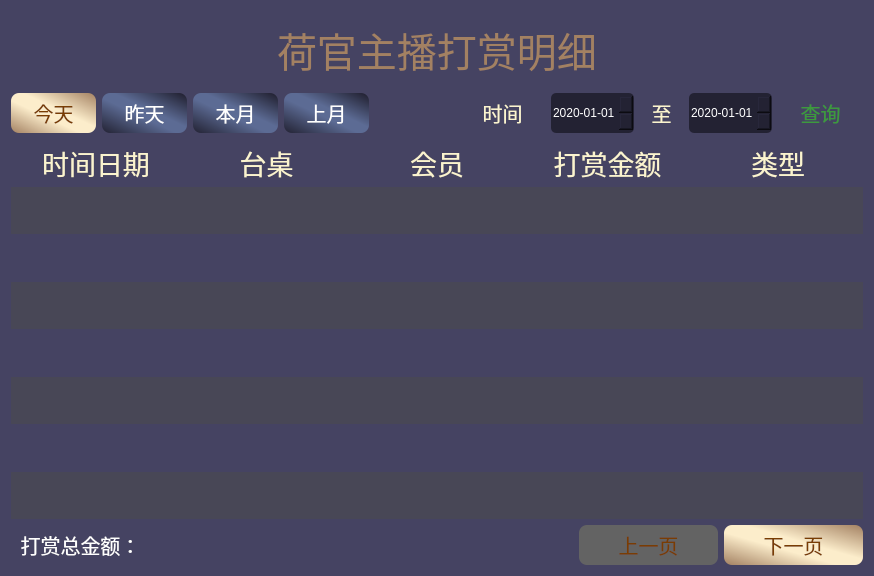
<?xml version="1.0" encoding="UTF-8"?>
<ui version="4.0">
 <class>MMoney</class>
 <widget class="QWidget" name="MMoney">
  <property name="geometry">
   <rect>
    <x>0</x>
    <y>0</y>
    <width>874</width>
    <height>576</height>
   </rect>
  </property>
  <property name="windowTitle">
   <string>Form</string>
  </property>
  <property name="styleSheet">
   <string notr="true">background-color: rgb(69, 67, 98);</string>
  </property>
  <layout class="QVBoxLayout" name="verticalLayout" stretch="1,1,5,1">
   <item>
    <layout class="QHBoxLayout" name="horizontalLayout" stretch="1,0,1">
     <item>
      <spacer name="horizontalSpacer">
       <property name="orientation">
        <enum>Qt::Horizontal</enum>
       </property>
       <property name="sizeHint" stdset="0">
        <size>
         <width>40</width>
         <height>20</height>
        </size>
       </property>
      </spacer>
     </item>
     <item>
      <widget class="QLabel" name="label">
       <property name="font">
        <font>
         <family>微软雅黑</family>
         <pointsize>30</pointsize>
        </font>
       </property>
       <property name="styleSheet">
        <string notr="true">background-color: transparent;
color: qlineargradient(spread:pad, x1:0, y1:1, x2:0, y2:0, stop:0 rgba(163, 129, 98, 255), stop:1 rgba(252, 237, 203, 255));</string>
       </property>
       <property name="text">
        <string>荷官主播打赏明细</string>
       </property>
       <property name="alignment">
        <set>Qt::AlignLeading|Qt::AlignLeft|Qt::AlignVCenter</set>
       </property>
      </widget>
     </item>
     <item>
      <spacer name="horizontalSpacer_2">
       <property name="orientation">
        <enum>Qt::Horizontal</enum>
       </property>
       <property name="sizeHint" stdset="0">
        <size>
         <width>40</width>
         <height>20</height>
        </size>
       </property>
      </spacer>
     </item>
    </layout>
   </item>
   <item>
    <layout class="QHBoxLayout" name="horizontalLayout_2" stretch="2,2,2,2,2,2,0,1,0,2">
     <item>
      <widget class="QPushButton" name="pu_today">
       <property name="minimumSize">
        <size>
         <width>0</width>
         <height>40</height>
        </size>
       </property>
       <property name="font">
        <font>
         <family>方正粗黑宋简体</family>
         <pointsize>15</pointsize>
        </font>
       </property>
       <property name="styleSheet">
        <string notr="true">background-color: qlineargradient(spread:pad, x1:1, y1:0, x2:0, y2:1, stop:0 rgba(163, 129, 98, 255), stop:0.431818 rgba(252, 237, 203, 255), stop:0.590909 rgba(252, 237, 203, 255), stop:1 rgba(163, 129, 98, 255));
border-radius: 8px;
color: rgb(121, 61, 3);</string>
       </property>
       <property name="text">
        <string>今天</string>
       </property>
      </widget>
     </item>
     <item>
      <widget class="QPushButton" name="pu_yesterday">
       <property name="minimumSize">
        <size>
         <width>0</width>
         <height>40</height>
        </size>
       </property>
       <property name="font">
        <font>
         <family>方正粗黑宋简体</family>
         <pointsize>15</pointsize>
        </font>
       </property>
       <property name="styleSheet">
        <string notr="true">background-color: qlineargradient(spread:reflect, x1:0, y1:1, x2:1, y2:0, stop:0 rgba(35, 34, 51, 255), stop:0.4375 rgba(92, 107, 148, 255), stop:0.568182 rgba(92, 107, 148, 255), stop:0.971591 rgba(35, 34, 51, 255), stop:1 rgba(35, 34, 51, 255));
border-radius: 8px;
color: rgb(255, 255, 255);</string>
       </property>
       <property name="text">
        <string>昨天</string>
       </property>
      </widget>
     </item>
     <item>
      <widget class="QPushButton" name="pu_now_month">
       <property name="minimumSize">
        <size>
         <width>0</width>
         <height>40</height>
        </size>
       </property>
       <property name="font">
        <font>
         <family>方正粗黑宋简体</family>
         <pointsize>15</pointsize>
        </font>
       </property>
       <property name="styleSheet">
        <string notr="true">background-color: qlineargradient(spread:reflect, x1:0, y1:1, x2:1, y2:0, stop:0 rgba(35, 34, 51, 255), stop:0.4375 rgba(92, 107, 148, 255), stop:0.568182 rgba(92, 107, 148, 255), stop:0.971591 rgba(35, 34, 51, 255), stop:1 rgba(35, 34, 51, 255));
border-radius: 8px;
color: rgb(255, 255, 255);</string>
       </property>
       <property name="text">
        <string>本月</string>
       </property>
      </widget>
     </item>
     <item>
      <widget class="QPushButton" name="pu_front_month">
       <property name="minimumSize">
        <size>
         <width>0</width>
         <height>40</height>
        </size>
       </property>
       <property name="font">
        <font>
         <family>方正粗黑宋简体</family>
         <pointsize>15</pointsize>
        </font>
       </property>
       <property name="styleSheet">
        <string notr="true">background-color: qlineargradient(spread:reflect, x1:0, y1:1, x2:1, y2:0, stop:0 rgba(35, 34, 51, 255), stop:0.4375 rgba(92, 107, 148, 255), stop:0.568182 rgba(92, 107, 148, 255), stop:0.971591 rgba(35, 34, 51, 255), stop:1 rgba(35, 34, 51, 255));
border-radius: 8px;
color: rgb(255, 255, 255);</string>
       </property>
       <property name="text">
        <string>上月</string>
       </property>
      </widget>
     </item>
     <item>
      <spacer name="horizontalSpacer_3">
       <property name="orientation">
        <enum>Qt::Horizontal</enum>
       </property>
       <property name="sizeHint" stdset="0">
        <size>
         <width>40</width>
         <height>20</height>
        </size>
       </property>
      </spacer>
     </item>
     <item>
      <widget class="QLabel" name="label_2">
       <property name="font">
        <font>
         <family>方正粗黑宋简体</family>
         <pointsize>15</pointsize>
        </font>
       </property>
       <property name="styleSheet">
        <string notr="true">background-color: transparent;
color: rgb(251, 244, 207);
</string>
       </property>
       <property name="text">
        <string>时间</string>
       </property>
       <property name="alignment">
        <set>Qt::AlignCenter</set>
       </property>
      </widget>
     </item>
     <item>
      <widget class="QDateTimeEdit" name="dateTimeEdit_begin">
       <property name="minimumSize">
        <size>
         <width>0</width>
         <height>40</height>
        </size>
       </property>
       <property name="styleSheet">
        <string notr="true">background-color: rgb(35, 34, 51);
border-radius: 5px;
border: 3px;
color: rgb(255, 255, 255);</string>
       </property>
       <property name="date">
        <date>
         <year>2020</year>
         <month>1</month>
         <day>1</day>
        </date>
       </property>
       <property name="currentSection">
        <enum>QDateTimeEdit::YearSection</enum>
       </property>
       <property name="displayFormat">
        <string>yyyy-MM-dd</string>
       </property>
      </widget>
     </item>
     <item>
      <widget class="QLabel" name="label_3">
       <property name="font">
        <font>
         <family>方正粗黑宋简体</family>
         <pointsize>15</pointsize>
        </font>
       </property>
       <property name="styleSheet">
        <string notr="true">background-color: transparent;
color: rgb(251, 244, 207);
</string>
       </property>
       <property name="text">
        <string>至</string>
       </property>
       <property name="alignment">
        <set>Qt::AlignCenter</set>
       </property>
      </widget>
     </item>
     <item>
      <widget class="QDateTimeEdit" name="dateTimeEdit_end">
       <property name="minimumSize">
        <size>
         <width>0</width>
         <height>40</height>
        </size>
       </property>
       <property name="styleSheet">
        <string notr="true">background-color: rgb(35, 34, 51);
border-radius: 5px;
border: 3px;
color: rgb(255, 255, 255);</string>
       </property>
       <property name="date">
        <date>
         <year>2020</year>
         <month>1</month>
         <day>1</day>
        </date>
       </property>
       <property name="displayFormat">
        <string>yyyy-MM-dd</string>
       </property>
      </widget>
     </item>
     <item>
      <widget class="QPushButton" name="pu_search">
       <property name="minimumSize">
        <size>
         <width>0</width>
         <height>40</height>
        </size>
       </property>
       <property name="font">
        <font>
         <family>方正粗黑宋简体</family>
         <pointsize>15</pointsize>
        </font>
       </property>
       <property name="styleSheet">
        <string notr="true">color: rgb(61, 154, 61);
background-color: transparent;
border-radius: 1px;</string>
       </property>
       <property name="text">
        <string>查询</string>
       </property>
      </widget>
     </item>
    </layout>
   </item>
   <item>
    <layout class="QGridLayout" name="gridLayout">
     <property name="spacing">
      <number>0</number>
     </property>
     <item row="5" column="1">
      <widget class="QLabel" name="label_four_deskNum">
       <property name="font">
        <font>
         <family>方正粗黑宋简体</family>
         <pointsize>18</pointsize>
        </font>
       </property>
       <property name="styleSheet">
        <string notr="true">background-color: transparent;
color: rgb(255, 255, 255);</string>
       </property>
       <property name="text">
        <string/>
       </property>
       <property name="alignment">
        <set>Qt::AlignCenter</set>
       </property>
      </widget>
     </item>
     <item row="8" column="0">
      <widget class="QLabel" name="label_seven_creatime">
       <property name="font">
        <font>
         <family>方正粗黑宋简体</family>
         <pointsize>18</pointsize>
        </font>
       </property>
       <property name="styleSheet">
        <string notr="true">background-color: rgb(72, 71, 86);
color: rgb(255, 255, 255);</string>
       </property>
       <property name="text">
        <string/>
       </property>
       <property name="alignment">
        <set>Qt::AlignCenter</set>
       </property>
      </widget>
     </item>
     <item row="1" column="4">
      <widget class="QLabel" name="label_type_one">
       <property name="font">
        <font>
         <family>方正粗黑宋简体</family>
         <pointsize>18</pointsize>
        </font>
       </property>
       <property name="styleSheet">
        <string notr="true">background-color: rgb(72, 71, 86);
color: rgb(255, 255, 255);</string>
       </property>
       <property name="text">
        <string/>
       </property>
       <property name="alignment">
        <set>Qt::AlignCenter</set>
       </property>
      </widget>
     </item>
     <item row="4" column="0">
      <widget class="QLabel" name="label_three_creatime">
       <property name="font">
        <font>
         <family>方正粗黑宋简体</family>
         <pointsize>18</pointsize>
        </font>
       </property>
       <property name="styleSheet">
        <string notr="true">background-color: rgb(72, 71, 86);color: rgb(255, 255, 255);</string>
       </property>
       <property name="text">
        <string/>
       </property>
       <property name="alignment">
        <set>Qt::AlignCenter</set>
       </property>
      </widget>
     </item>
     <item row="8" column="1">
      <widget class="QLabel" name="label_seven_deskNum">
       <property name="font">
        <font>
         <family>方正粗黑宋简体</family>
         <pointsize>18</pointsize>
        </font>
       </property>
       <property name="styleSheet">
        <string notr="true">background-color: rgb(72, 71, 86);
color: rgb(255, 255, 255);</string>
       </property>
       <property name="text">
        <string/>
       </property>
       <property name="alignment">
        <set>Qt::AlignCenter</set>
       </property>
      </widget>
     </item>
     <item row="4" column="2">
      <widget class="QLabel" name="label_name_three">
       <property name="font">
        <font>
         <family>方正粗黑宋简体</family>
         <pointsize>18</pointsize>
        </font>
       </property>
       <property name="styleSheet">
        <string notr="true">background-color: rgb(72, 71, 86);
color: rgb(255, 255, 255);</string>
       </property>
       <property name="text">
        <string/>
       </property>
       <property name="alignment">
        <set>Qt::AlignCenter</set>
       </property>
      </widget>
     </item>
     <item row="6" column="2">
      <widget class="QLabel" name="label_name_five">
       <property name="font">
        <font>
         <family>方正粗黑宋简体</family>
         <pointsize>18</pointsize>
        </font>
       </property>
       <property name="styleSheet">
        <string notr="true">background-color: rgb(72, 71, 86);
color: rgb(255, 255, 255);</string>
       </property>
       <property name="text">
        <string/>
       </property>
       <property name="alignment">
        <set>Qt::AlignCenter</set>
       </property>
      </widget>
     </item>
     <item row="1" column="1">
      <widget class="QLabel" name="label_one_deskNum">
       <property name="font">
        <font>
         <family>方正粗黑宋简体</family>
         <pointsize>18</pointsize>
        </font>
       </property>
       <property name="styleSheet">
        <string notr="true">background-color: rgb(72, 71, 86);
color: rgb(255, 255, 255);</string>
       </property>
       <property name="text">
        <string/>
       </property>
       <property name="alignment">
        <set>Qt::AlignCenter</set>
       </property>
      </widget>
     </item>
     <item row="5" column="4">
      <widget class="QLabel" name="label_type_four">
       <property name="font">
        <font>
         <family>方正粗黑宋简体</family>
         <pointsize>18</pointsize>
        </font>
       </property>
       <property name="styleSheet">
        <string notr="true">background-color: transparent;
color: rgb(255, 255, 255);</string>
       </property>
       <property name="text">
        <string/>
       </property>
       <property name="alignment">
        <set>Qt::AlignCenter</set>
       </property>
      </widget>
     </item>
     <item row="0" column="2">
      <widget class="QLabel" name="label_41">
       <property name="font">
        <font>
         <family>方正粗黑宋简体</family>
         <pointsize>20</pointsize>
        </font>
       </property>
       <property name="styleSheet">
        <string notr="true">background-color: transparent;
color: rgb(251, 244, 207);</string>
       </property>
       <property name="text">
        <string>会员</string>
       </property>
       <property name="alignment">
        <set>Qt::AlignCenter</set>
       </property>
      </widget>
     </item>
     <item row="5" column="3">
      <widget class="QLabel" name="label_four_money">
       <property name="font">
        <font>
         <family>方正粗黑宋简体</family>
         <pointsize>18</pointsize>
        </font>
       </property>
       <property name="styleSheet">
        <string notr="true">background-color: transparent;
color: rgb(255, 255, 255);</string>
       </property>
       <property name="text">
        <string/>
       </property>
       <property name="alignment">
        <set>Qt::AlignCenter</set>
       </property>
      </widget>
     </item>
     <item row="4" column="4">
      <widget class="QLabel" name="label_type_three">
       <property name="font">
        <font>
         <family>方正粗黑宋简体</family>
         <pointsize>18</pointsize>
        </font>
       </property>
       <property name="styleSheet">
        <string notr="true">background-color: rgb(72, 71, 86);
color: rgb(255, 255, 255);</string>
       </property>
       <property name="text">
        <string/>
       </property>
       <property name="alignment">
        <set>Qt::AlignCenter</set>
       </property>
      </widget>
     </item>
     <item row="1" column="3">
      <widget class="QLabel" name="label_one_money">
       <property name="font">
        <font>
         <family>方正粗黑宋简体</family>
         <pointsize>18</pointsize>
        </font>
       </property>
       <property name="styleSheet">
        <string notr="true">background-color: rgb(72, 71, 86);
color: rgb(255, 255, 255);</string>
       </property>
       <property name="text">
        <string/>
       </property>
       <property name="alignment">
        <set>Qt::AlignCenter</set>
       </property>
      </widget>
     </item>
     <item row="7" column="3">
      <widget class="QLabel" name="label_six_money">
       <property name="font">
        <font>
         <family>方正粗黑宋简体</family>
         <pointsize>18</pointsize>
        </font>
       </property>
       <property name="styleSheet">
        <string notr="true">background-color: transparent;
color: rgb(255, 255, 255);</string>
       </property>
       <property name="text">
        <string/>
       </property>
       <property name="alignment">
        <set>Qt::AlignCenter</set>
       </property>
      </widget>
     </item>
     <item row="8" column="2">
      <widget class="QLabel" name="label_name_seven">
       <property name="font">
        <font>
         <family>方正粗黑宋简体</family>
         <pointsize>18</pointsize>
        </font>
       </property>
       <property name="styleSheet">
        <string notr="true">background-color: rgb(72, 71, 86);
color: rgb(255, 255, 255);</string>
       </property>
       <property name="text">
        <string/>
       </property>
       <property name="alignment">
        <set>Qt::AlignCenter</set>
       </property>
      </widget>
     </item>
     <item row="6" column="0">
      <widget class="QLabel" name="label_five_creatime">
       <property name="font">
        <font>
         <family>方正粗黑宋简体</family>
         <pointsize>18</pointsize>
        </font>
       </property>
       <property name="styleSheet">
        <string notr="true">background-color: rgb(72, 71, 86);color: rgb(255, 255, 255);</string>
       </property>
       <property name="text">
        <string/>
       </property>
       <property name="alignment">
        <set>Qt::AlignCenter</set>
       </property>
      </widget>
     </item>
     <item row="7" column="2">
      <widget class="QLabel" name="label_name_six">
       <property name="font">
        <font>
         <family>方正粗黑宋简体</family>
         <pointsize>18</pointsize>
        </font>
       </property>
       <property name="styleSheet">
        <string notr="true">background-color: transparent;
color: rgb(255, 255, 255);</string>
       </property>
       <property name="text">
        <string/>
       </property>
       <property name="alignment">
        <set>Qt::AlignCenter</set>
       </property>
      </widget>
     </item>
     <item row="8" column="3">
      <widget class="QLabel" name="label_seven_money">
       <property name="font">
        <font>
         <family>方正粗黑宋简体</family>
         <pointsize>18</pointsize>
        </font>
       </property>
       <property name="styleSheet">
        <string notr="true">background-color: rgb(72, 71, 86);
color: rgb(255, 255, 255);</string>
       </property>
       <property name="text">
        <string/>
       </property>
       <property name="alignment">
        <set>Qt::AlignCenter</set>
       </property>
      </widget>
     </item>
     <item row="2" column="4">
      <widget class="QLabel" name="label_type_two">
       <property name="font">
        <font>
         <family>方正粗黑宋简体</family>
         <pointsize>18</pointsize>
        </font>
       </property>
       <property name="styleSheet">
        <string notr="true">background-color: transparent;
color: rgb(255, 255, 255);</string>
       </property>
       <property name="text">
        <string/>
       </property>
       <property name="alignment">
        <set>Qt::AlignCenter</set>
       </property>
      </widget>
     </item>
     <item row="4" column="3">
      <widget class="QLabel" name="label_three_money">
       <property name="font">
        <font>
         <family>方正粗黑宋简体</family>
         <pointsize>18</pointsize>
        </font>
       </property>
       <property name="styleSheet">
        <string notr="true">background-color: rgb(72, 71, 86);
color: rgb(255, 255, 255);</string>
       </property>
       <property name="text">
        <string/>
       </property>
       <property name="alignment">
        <set>Qt::AlignCenter</set>
       </property>
      </widget>
     </item>
     <item row="7" column="0">
      <widget class="QLabel" name="label_six_creatime">
       <property name="font">
        <font>
         <family>方正粗黑宋简体</family>
         <pointsize>18</pointsize>
        </font>
       </property>
       <property name="styleSheet">
        <string notr="true">background-color: transparent;
color: rgb(255, 255, 255);</string>
       </property>
       <property name="text">
        <string/>
       </property>
       <property name="alignment">
        <set>Qt::AlignCenter</set>
       </property>
      </widget>
     </item>
     <item row="1" column="2">
      <widget class="QLabel" name="label_name_one">
       <property name="font">
        <font>
         <family>方正粗黑宋简体</family>
         <pointsize>18</pointsize>
        </font>
       </property>
       <property name="styleSheet">
        <string notr="true">background-color: rgb(72, 71, 86);
color: rgb(255, 255, 255);</string>
       </property>
       <property name="text">
        <string/>
       </property>
       <property name="alignment">
        <set>Qt::AlignCenter</set>
       </property>
      </widget>
     </item>
     <item row="5" column="2">
      <widget class="QLabel" name="label_name_four">
       <property name="font">
        <font>
         <family>方正粗黑宋简体</family>
         <pointsize>18</pointsize>
        </font>
       </property>
       <property name="styleSheet">
        <string notr="true">background-color: transparent;
color: rgb(255, 255, 255);</string>
       </property>
       <property name="text">
        <string/>
       </property>
       <property name="alignment">
        <set>Qt::AlignCenter</set>
       </property>
      </widget>
     </item>
     <item row="7" column="1">
      <widget class="QLabel" name="label_six_deskNum">
       <property name="font">
        <font>
         <family>方正粗黑宋简体</family>
         <pointsize>18</pointsize>
        </font>
       </property>
       <property name="styleSheet">
        <string notr="true">background-color: transparent;
color: rgb(255, 255, 255);</string>
       </property>
       <property name="text">
        <string/>
       </property>
       <property name="alignment">
        <set>Qt::AlignCenter</set>
       </property>
      </widget>
     </item>
     <item row="0" column="3">
      <widget class="QLabel" name="label_42">
       <property name="font">
        <font>
         <family>方正粗黑宋简体</family>
         <pointsize>20</pointsize>
        </font>
       </property>
       <property name="styleSheet">
        <string notr="true">background-color: transparent;
color: rgb(251, 244, 207);</string>
       </property>
       <property name="text">
        <string>打赏金额</string>
       </property>
       <property name="alignment">
        <set>Qt::AlignCenter</set>
       </property>
      </widget>
     </item>
     <item row="0" column="0">
      <widget class="QLabel" name="label_39">
       <property name="font">
        <font>
         <family>方正粗黑宋简体</family>
         <pointsize>20</pointsize>
        </font>
       </property>
       <property name="styleSheet">
        <string notr="true">background-color: transparent;
color: rgb(251, 244, 207);</string>
       </property>
       <property name="text">
        <string>时间日期</string>
       </property>
       <property name="alignment">
        <set>Qt::AlignCenter</set>
       </property>
      </widget>
     </item>
     <item row="5" column="0">
      <widget class="QLabel" name="label_four_creatime">
       <property name="font">
        <font>
         <family>方正粗黑宋简体</family>
         <pointsize>18</pointsize>
        </font>
       </property>
       <property name="styleSheet">
        <string notr="true">background-color: transparent;
color: rgb(255, 255, 255);</string>
       </property>
       <property name="text">
        <string/>
       </property>
       <property name="alignment">
        <set>Qt::AlignCenter</set>
       </property>
      </widget>
     </item>
     <item row="2" column="2">
      <widget class="QLabel" name="label_name_two">
       <property name="font">
        <font>
         <family>方正粗黑宋简体</family>
         <pointsize>18</pointsize>
        </font>
       </property>
       <property name="styleSheet">
        <string notr="true">background-color: transparent;
color: rgb(255, 255, 255);</string>
       </property>
       <property name="text">
        <string/>
       </property>
       <property name="alignment">
        <set>Qt::AlignCenter</set>
       </property>
      </widget>
     </item>
     <item row="2" column="1">
      <widget class="QLabel" name="label_two_deskNum">
       <property name="font">
        <font>
         <family>方正粗黑宋简体</family>
         <pointsize>18</pointsize>
        </font>
       </property>
       <property name="styleSheet">
        <string notr="true">background-color: transparent;
color: rgb(255, 255, 255);</string>
       </property>
       <property name="text">
        <string/>
       </property>
       <property name="alignment">
        <set>Qt::AlignCenter</set>
       </property>
      </widget>
     </item>
     <item row="6" column="1">
      <widget class="QLabel" name="label_five_deskNum">
       <property name="font">
        <font>
         <family>方正粗黑宋简体</family>
         <pointsize>18</pointsize>
        </font>
       </property>
       <property name="styleSheet">
        <string notr="true">background-color: rgb(72, 71, 86);
color: rgb(255, 255, 255);</string>
       </property>
       <property name="text">
        <string/>
       </property>
       <property name="alignment">
        <set>Qt::AlignCenter</set>
       </property>
      </widget>
     </item>
     <item row="7" column="4">
      <widget class="QLabel" name="label_type_six">
       <property name="font">
        <font>
         <family>方正粗黑宋简体</family>
         <pointsize>18</pointsize>
        </font>
       </property>
       <property name="styleSheet">
        <string notr="true">background-color: transparent;
color: rgb(255, 255, 255);</string>
       </property>
       <property name="text">
        <string/>
       </property>
       <property name="alignment">
        <set>Qt::AlignCenter</set>
       </property>
      </widget>
     </item>
     <item row="6" column="3">
      <widget class="QLabel" name="label_five_money">
       <property name="font">
        <font>
         <family>方正粗黑宋简体</family>
         <pointsize>18</pointsize>
        </font>
       </property>
       <property name="styleSheet">
        <string notr="true">background-color: rgb(72, 71, 86);
color: rgb(255, 255, 255);</string>
       </property>
       <property name="text">
        <string/>
       </property>
       <property name="alignment">
        <set>Qt::AlignCenter</set>
       </property>
      </widget>
     </item>
     <item row="4" column="1">
      <widget class="QLabel" name="label_three_deskNum">
       <property name="font">
        <font>
         <family>方正粗黑宋简体</family>
         <pointsize>18</pointsize>
        </font>
       </property>
       <property name="styleSheet">
        <string notr="true">background-color: rgb(72, 71, 86);
color: rgb(255, 255, 255);</string>
       </property>
       <property name="text">
        <string/>
       </property>
       <property name="alignment">
        <set>Qt::AlignCenter</set>
       </property>
      </widget>
     </item>
     <item row="6" column="4">
      <widget class="QLabel" name="label_type_five">
       <property name="font">
        <font>
         <family>方正粗黑宋简体</family>
         <pointsize>18</pointsize>
        </font>
       </property>
       <property name="styleSheet">
        <string notr="true">background-color: rgb(72, 71, 86);
color: rgb(255, 255, 255);</string>
       </property>
       <property name="text">
        <string/>
       </property>
       <property name="alignment">
        <set>Qt::AlignCenter</set>
       </property>
      </widget>
     </item>
     <item row="1" column="0">
      <widget class="QLabel" name="label_one_creatime">
       <property name="font">
        <font>
         <family>方正粗黑宋简体</family>
         <pointsize>18</pointsize>
        </font>
       </property>
       <property name="styleSheet">
        <string notr="true">background-color: rgb(72, 71, 86);
color: rgb(255, 255, 255);</string>
       </property>
       <property name="text">
        <string/>
       </property>
       <property name="alignment">
        <set>Qt::AlignCenter</set>
       </property>
      </widget>
     </item>
     <item row="2" column="0">
      <widget class="QLabel" name="label_two_creatime">
       <property name="font">
        <font>
         <family>方正粗黑宋简体</family>
         <pointsize>18</pointsize>
        </font>
       </property>
       <property name="styleSheet">
        <string notr="true">background-color: transparent;
color: rgb(255, 255, 255);</string>
       </property>
       <property name="text">
        <string/>
       </property>
       <property name="alignment">
        <set>Qt::AlignCenter</set>
       </property>
      </widget>
     </item>
     <item row="2" column="3">
      <widget class="QLabel" name="label_two_money">
       <property name="font">
        <font>
         <family>方正粗黑宋简体</family>
         <pointsize>18</pointsize>
        </font>
       </property>
       <property name="styleSheet">
        <string notr="true">background-color: transparent;
color: rgb(255, 255, 255);</string>
       </property>
       <property name="text">
        <string/>
       </property>
       <property name="alignment">
        <set>Qt::AlignCenter</set>
       </property>
      </widget>
     </item>
     <item row="8" column="4">
      <widget class="QLabel" name="label_type_seven">
       <property name="font">
        <font>
         <family>方正粗黑宋简体</family>
         <pointsize>18</pointsize>
        </font>
       </property>
       <property name="styleSheet">
        <string notr="true">background-color: rgb(72, 71, 86);
color: rgb(255, 255, 255);</string>
       </property>
       <property name="text">
        <string/>
       </property>
       <property name="alignment">
        <set>Qt::AlignCenter</set>
       </property>
      </widget>
     </item>
     <item row="0" column="4">
      <widget class="QLabel" name="label_43">
       <property name="font">
        <font>
         <family>方正粗黑宋简体</family>
         <pointsize>20</pointsize>
        </font>
       </property>
       <property name="styleSheet">
        <string notr="true">background-color: transparent;
color: rgb(251, 244, 207);</string>
       </property>
       <property name="text">
        <string>类型</string>
       </property>
       <property name="alignment">
        <set>Qt::AlignCenter</set>
       </property>
      </widget>
     </item>
     <item row="0" column="1">
      <widget class="QLabel" name="label_40">
       <property name="font">
        <font>
         <family>方正粗黑宋简体</family>
         <pointsize>20</pointsize>
        </font>
       </property>
       <property name="styleSheet">
        <string notr="true">background-color: transparent;
color: rgb(251, 244, 207);</string>
       </property>
       <property name="text">
        <string>台桌</string>
       </property>
       <property name="alignment">
        <set>Qt::AlignCenter</set>
       </property>
      </widget>
     </item>
    </layout>
   </item>
   <item>
    <layout class="QHBoxLayout" name="horizontalLayout_3" stretch="1,1,2,1,1">
     <item>
      <widget class="QLabel" name="label_44">
       <property name="font">
        <font>
         <family>方正粗黑宋简体</family>
         <pointsize>15</pointsize>
        </font>
       </property>
       <property name="styleSheet">
        <string notr="true">background-color: transparent;
color: rgb(255, 255, 255);</string>
       </property>
       <property name="text">
        <string>打赏总金额：</string>
       </property>
       <property name="alignment">
        <set>Qt::AlignCenter</set>
       </property>
      </widget>
     </item>
     <item>
      <widget class="QLabel" name="label_45">
       <property name="font">
        <font>
         <family>方正粗黑宋简体</family>
         <pointsize>15</pointsize>
        </font>
       </property>
       <property name="styleSheet">
        <string notr="true">background-color: transparent;
color: rgb(255, 255, 255);</string>
       </property>
       <property name="text">
        <string/>
       </property>
       <property name="alignment">
        <set>Qt::AlignLeading|Qt::AlignLeft|Qt::AlignVCenter</set>
       </property>
      </widget>
     </item>
     <item>
      <spacer name="horizontalSpacer_4">
       <property name="orientation">
        <enum>Qt::Horizontal</enum>
       </property>
       <property name="sizeHint" stdset="0">
        <size>
         <width>40</width>
         <height>20</height>
        </size>
       </property>
      </spacer>
     </item>
     <item>
      <widget class="QPushButton" name="pu_front_page">
       <property name="enabled">
        <bool>false</bool>
       </property>
       <property name="minimumSize">
        <size>
         <width>0</width>
         <height>40</height>
        </size>
       </property>
       <property name="font">
        <font>
         <family>方正粗黑宋简体</family>
         <pointsize>15</pointsize>
        </font>
       </property>
       <property name="styleSheet">
        <string notr="true">QPushButton{
background-color: qlineargradient(spread:pad, x1:1, y1:0, x2:0, y2:1, stop:0 rgba(163, 129, 98, 255), stop:0.431818 rgba(252, 237, 203, 255), stop:0.590909 rgba(252, 237, 203, 255), stop:1 rgba(163, 129, 98, 255));
border-radius: 8px;
color: rgb(121, 61, 3);
}
QPushButton:disabled{border-color:gray;background-color: rgb(99, 99, 99);
}
</string>
       </property>
       <property name="text">
        <string>上一页</string>
       </property>
      </widget>
     </item>
     <item>
      <widget class="QPushButton" name="pu_next_page">
       <property name="minimumSize">
        <size>
         <width>0</width>
         <height>40</height>
        </size>
       </property>
       <property name="font">
        <font>
         <family>方正粗黑宋简体</family>
         <pointsize>15</pointsize>
        </font>
       </property>
       <property name="styleSheet">
        <string notr="true">QPushButton{
background-color: qlineargradient(spread:pad, x1:1, y1:0, x2:0, y2:1, stop:0 rgba(163, 129, 98, 255), stop:0.431818 rgba(252, 237, 203, 255), stop:0.590909 rgba(252, 237, 203, 255), stop:1 rgba(163, 129, 98, 255));
border-radius: 8px;
color: rgb(121, 61, 3);
}
QPushButton:disabled{border-color:gray;background-color: rgb(99, 99, 99);
}
</string>
       </property>
       <property name="text">
        <string>下一页</string>
       </property>
      </widget>
     </item>
    </layout>
   </item>
  </layout>
 </widget>
 <resources/>
 <connections/>
</ui>
